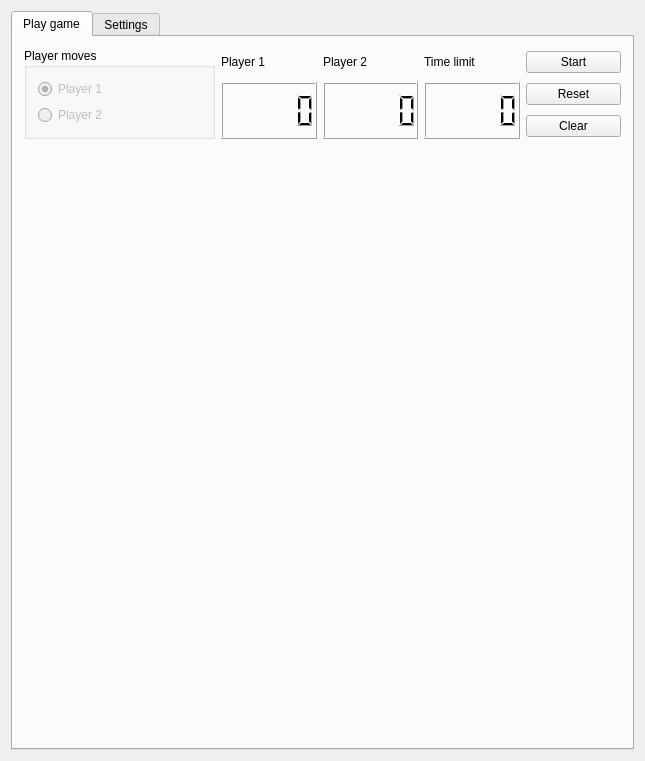
<?xml version="1.0" encoding="UTF-8"?>
<ui version="4.0">
 <class>MainWindow</class>
 <widget class="QMainWindow" name="MainWindow">
  <property name="geometry">
   <rect>
    <x>0</x>
    <y>0</y>
    <width>645</width>
    <height>761</height>
   </rect>
  </property>
  <property name="sizePolicy">
   <sizepolicy hsizetype="Preferred" vsizetype="Preferred">
    <horstretch>1</horstretch>
    <verstretch>1</verstretch>
   </sizepolicy>
  </property>
  <property name="minimumSize">
   <size>
    <width>645</width>
    <height>761</height>
   </size>
  </property>
  <property name="maximumSize">
   <size>
    <width>645</width>
    <height>761</height>
   </size>
  </property>
  <property name="sizeIncrement">
   <size>
    <width>0</width>
    <height>0</height>
   </size>
  </property>
  <property name="windowTitle">
   <string>MainWindow</string>
  </property>
  <widget class="QWidget" name="centralWidget">
   <property name="sizePolicy">
    <sizepolicy hsizetype="Preferred" vsizetype="Preferred">
     <horstretch>1</horstretch>
     <verstretch>1</verstretch>
    </sizepolicy>
   </property>
   <layout class="QVBoxLayout" name="verticalLayout" stretch="0">
    <item>
     <widget class="QTabWidget" name="tabWidget">
      <property name="currentIndex">
       <number>0</number>
      </property>
      <widget class="QWidget" name="game_tab">
       <attribute name="title">
        <string>Play game</string>
       </attribute>
       <layout class="QGridLayout" name="gridLayout_2" rowstretch="1,2,2,10" columnstretch="2,1,1,1,1">
        <item row="0" column="0" rowspan="3">
         <widget class="QGroupBox" name="groupBox">
          <property name="title">
           <string>Player moves</string>
          </property>
          <layout class="QGridLayout" name="gridLayout_3" rowstretch="1,1" columnstretch="2,1">
           <item row="0" column="0">
            <widget class="QRadioButton" name="player_1_button">
             <property name="enabled">
              <bool>false</bool>
             </property>
             <property name="text">
              <string>Player 1</string>
             </property>
             <property name="checkable">
              <bool>true</bool>
             </property>
             <property name="checked">
              <bool>true</bool>
             </property>
             <property name="autoExclusive">
              <bool>true</bool>
             </property>
            </widget>
           </item>
           <item row="1" column="0">
            <widget class="QRadioButton" name="player_2_button">
             <property name="enabled">
              <bool>false</bool>
             </property>
             <property name="text">
              <string>Player 2</string>
             </property>
             <property name="checkable">
              <bool>true</bool>
             </property>
            </widget>
           </item>
           <item row="0" column="1" rowspan="2">
            <widget class="QLabel" name="player_stone_image">
             <property name="text">
              <string/>
             </property>
             <property name="pixmap">
              <pixmap>img/black.png</pixmap>
             </property>
            </widget>
           </item>
          </layout>
         </widget>
        </item>
        <item row="1" column="3" rowspan="2">
         <widget class="Timer" name="counter"/>
        </item>
        <item row="1" column="4">
         <widget class="QPushButton" name="reset_button">
          <property name="text">
           <string>Reset</string>
          </property>
         </widget>
        </item>
        <item row="0" column="3">
         <widget class="QLabel" name="time_limit_label_2">
          <property name="text">
           <string>Time limit</string>
          </property>
         </widget>
        </item>
        <item row="0" column="1">
         <widget class="QLabel" name="player_1_name_label_2">
          <property name="text">
           <string>Player 1</string>
          </property>
         </widget>
        </item>
        <item row="0" column="2">
         <widget class="QLabel" name="player_2_name_label_2">
          <property name="text">
           <string>Player 2</string>
          </property>
         </widget>
        </item>
        <item row="2" column="4">
         <widget class="QPushButton" name="clear_button">
          <property name="text">
           <string>Clear</string>
          </property>
         </widget>
        </item>
        <item row="1" column="1" rowspan="2">
         <widget class="QLCDNumber" name="player_1_score_display"/>
        </item>
        <item row="1" column="2" rowspan="2">
         <widget class="QLCDNumber" name="player_2_score_display"/>
        </item>
        <item row="3" column="0" colspan="5">
         <widget class="Board" name="grid" native="true"/>
        </item>
        <item row="0" column="4">
         <widget class="QPushButton" name="start_button">
          <property name="text">
           <string>Start</string>
          </property>
         </widget>
        </item>
       </layout>
      </widget>
      <widget class="QWidget" name="settings_tab">
       <attribute name="title">
        <string>Settings</string>
       </attribute>
       <layout class="QGridLayout" name="gridLayout">
        <item row="0" column="0" rowspan="3" colspan="5">
         <widget class="QGroupBox" name="groupBox_2">
          <property name="title">
           <string>Player settings</string>
          </property>
          <layout class="QGridLayout" name="gridLayout_4">
           <item row="4" column="1">
            <widget class="QTextEdit" name="player_2_url_textEdit"/>
           </item>
           <item row="0" column="0">
            <widget class="QLabel" name="player_1_name_label">
             <property name="text">
              <string>Player 1 Name</string>
             </property>
            </widget>
           </item>
           <item row="3" column="0">
            <widget class="QLabel" name="player_2_name_label">
             <property name="text">
              <string>Player 2 Name</string>
             </property>
            </widget>
           </item>
           <item row="3" column="1">
            <widget class="QLineEdit" name="player_2_name_lineEdit">
             <property name="text">
              <string>Player 2</string>
             </property>
             <property name="maxLength">
              <number>8</number>
             </property>
             <property name="cursorPosition">
              <number>8</number>
             </property>
            </widget>
           </item>
           <item row="0" column="1">
            <widget class="QLineEdit" name="player_1_name_lineEdit">
             <property name="text">
              <string>Player 1</string>
             </property>
             <property name="maxLength">
              <number>8</number>
             </property>
            </widget>
           </item>
           <item row="1" column="1">
            <widget class="QTextEdit" name="player_1_url_textEdit"/>
           </item>
           <item row="4" column="0">
            <widget class="QLabel" name="player_2_url_label">
             <property name="text">
              <string>Player 2 url</string>
             </property>
            </widget>
           </item>
           <item row="1" column="0">
            <widget class="QLabel" name="player_1_url_label">
             <property name="text">
              <string>Player 1 url</string>
             </property>
            </widget>
           </item>
           <item row="2" column="0">
            <widget class="QLabel" name="player_1_api_label">
             <property name="text">
              <string>Player 1 API Key</string>
             </property>
            </widget>
           </item>
           <item row="2" column="1">
            <widget class="QTextEdit" name="player_1_api_textEdit"/>
           </item>
           <item row="5" column="0">
            <widget class="QLabel" name="player_2_api_label">
             <property name="text">
              <string>Player 2 API Key</string>
             </property>
            </widget>
           </item>
           <item row="5" column="1">
            <widget class="QTextEdit" name="player_2_api_textEdit"/>
           </item>
          </layout>
         </widget>
        </item>
        <item row="3" column="0" colspan="5">
         <widget class="QGroupBox" name="groupBox_3">
          <property name="title">
           <string>Game settings</string>
          </property>
          <layout class="QGridLayout" name="gridLayout_5">
           <item row="0" column="0">
            <widget class="QLabel" name="time_limit_label">
             <property name="text">
              <string>Time limit</string>
             </property>
            </widget>
           </item>
           <item row="0" column="5">
            <widget class="QLabel" name="label_2">
             <property name="text">
              <string>Seconds</string>
             </property>
            </widget>
           </item>
           <item row="0" column="4">
            <widget class="QSpinBox" name="seconds_spin_box">
             <property name="minimum">
              <number>0</number>
             </property>
             <property name="maximum">
              <number>60</number>
             </property>
             <property name="value">
              <number>15</number>
             </property>
            </widget>
           </item>
           <item row="0" column="3">
            <widget class="QLabel" name="label">
             <property name="text">
              <string>Minutes</string>
             </property>
            </widget>
           </item>
           <item row="0" column="2">
            <widget class="QSpinBox" name="minute_spin_box"/>
           </item>
           <item row="1" column="0">
            <widget class="QLabel" name="number_of_games_label">
             <property name="text">
              <string>Number of games</string>
             </property>
            </widget>
           </item>
           <item row="1" column="2" colspan="2">
            <widget class="QSpinBox" name="spinBox">
             <property name="minimum">
              <number>1</number>
             </property>
             <property name="maximum">
              <number>99</number>
             </property>
             <property name="value">
              <number>5</number>
             </property>
            </widget>
           </item>
           <item row="1" column="4">
            <widget class="QLabel" name="label_3">
             <property name="text">
              <string>Size</string>
             </property>
            </widget>
           </item>
           <item row="1" column="5">
            <widget class="QSpinBox" name="size_spin_box">
             <property name="value">
              <number>16</number>
             </property>
            </widget>
           </item>
          </layout>
         </widget>
        </item>
       </layout>
      </widget>
     </widget>
    </item>
   </layout>
  </widget>
 </widget>
 <layoutdefault spacing="6" margin="11"/>
 <customwidgets>
  <customwidget>
   <class>Board</class>
   <extends>QWidget</extends>
   <header>board</header>
   <container>1</container>
  </customwidget>
  <customwidget>
   <class>Timer</class>
   <extends>QLCDNumber</extends>
   <header>timer</header>
  </customwidget>
 </customwidgets>
 <resources/>
 <connections/>
</ui>
